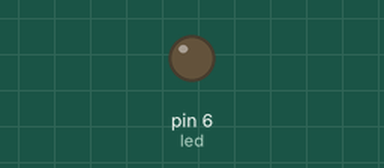
This sketch was run on a simulated Arduino Uno, built with avr-gcc and run on an emulated ATmega328P. On the bench: output pins drawn as LEDs (lit = HIGH).

Above: at 0.05 s.
At 3.25 s:
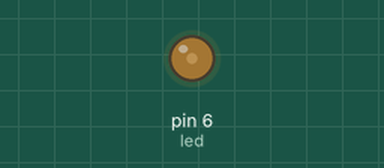
At 6.5 s:
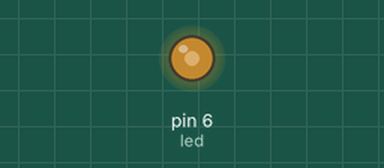
At 13.0 s:
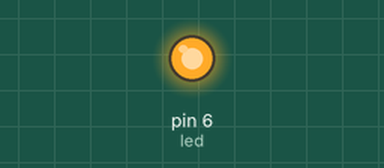
Timing chart, 0 to 16.9 s (numbered marks = the images above):
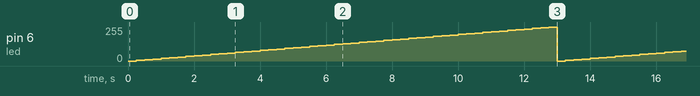

The sketch:

proje11.ino
```cpp
//------------------------------------
int led = 6;
//------------------------------------
void setup()
{

}
//------------------------------------
void loop()
{
  for(int deger = 0; deger <= 255; deger += 5)
  {
    analogWrite(led, deger);
    delay(250);
  }
}
//------------------------------------
```

Measured:
- by itself, pin 6 (led): ramps from 0/255 to 255/255 and jumps back, once every 13.0 s
